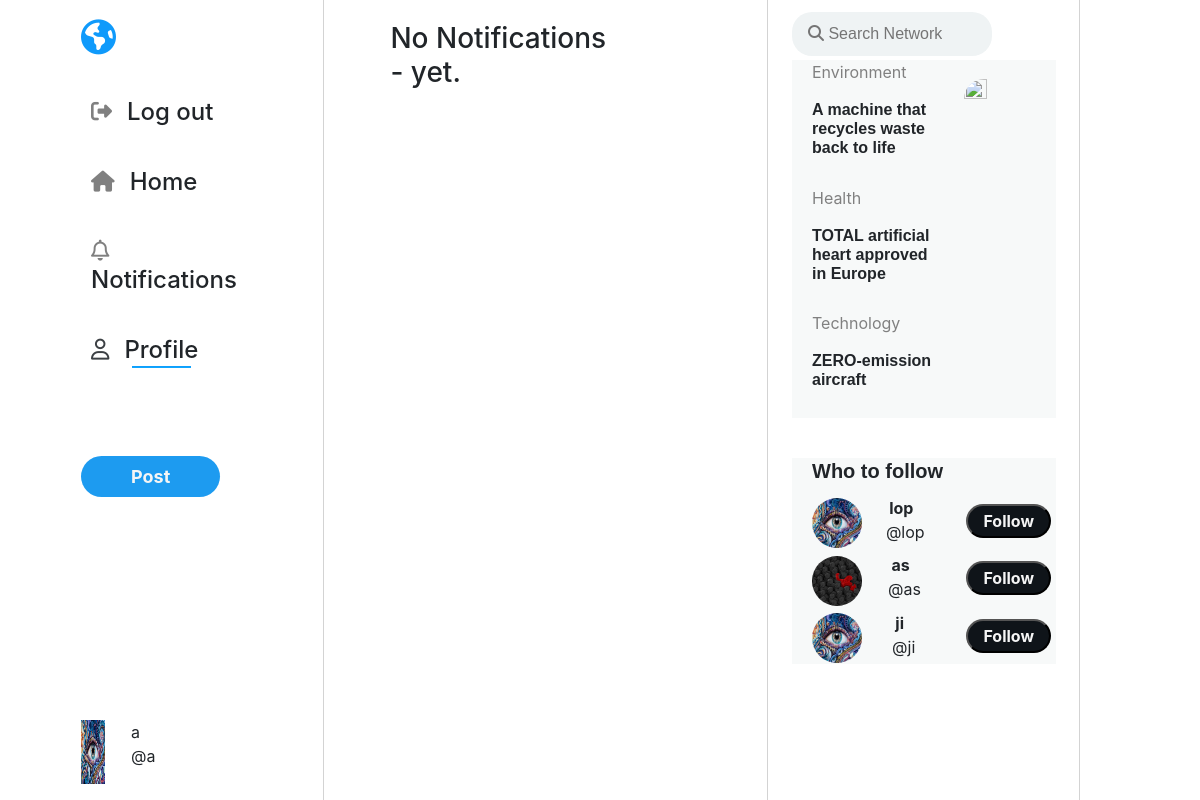
Page /notifications (signed in) on the committed database.
### network/models.py (models this page shows)
class User(AbstractUser):
    profile_image = models.ImageField(null=True, blank=True, upload_to="images/")
    cover_image = models.ImageField(null=True, blank=True, upload_to="cover/",default="cover/jaguar.jpg")
    bio = models.CharField(max_length=100, blank=True,default='Hello, im new!')

### network/views.py (the view)
# urls.py: path("notifications", views.notifications, name="notifications"),
def notifications(request):
    is_following = 0
    if request.user.is_authenticated:
        user = request.session['_auth_user_id']
        username = User.objects.get(id=user)
        followingList = Follower.objects.filter(follower=int(user))
        followersList = Follower.objects.filter(following=int(user))
        likes = Like.objects.filter(post=OuterRef('id'), user_id=user)
        posts = Post.objects.filter().order_by(
            '-post_date').annotate(current_like=Count(likes.values('id')))
        '''
        '''
        currentUser = Follower.objects.filter(follower_id=user)
        userFollowing = []
        for i in currentUser:
            userFollowing.append(i.following_id)
        userList=[]
        users = User.objects.all()
        for i in users:
            userList.append(i.id)
        followSuggestions = [x for x in userList if x not in userFollowing]
        suggestionList = []
        for i in followSuggestions:
            x = User.objects.get(id=i)
            suggestionList.append(x)
        for i in followSuggestions:
            is_following = Follower.objects.filter(follower=user, following=i).count()
    else:
        posts = Post.objects.order_by('-post_date').all()
    paginator = Paginator(posts, MAX_POSTS_PER_PAGE)
    page_number = request.GET.get('page')
    page_obj = paginator.get_page(page_number)
    return render(request, "network/test.html", {
        "username":username,
        'posts': page_obj,
        'form': NewPostForm(),
        'form_edit': NewEditPostForm(),
        "followingList": followingList,
        "followersList":followersList,
        'suggestionList': random.sample(suggestionList, 3),
        "is_following": is_following
    })

### network/views.py
class NewPostForm(forms.Form):
    post_text = forms.Field(widget=forms.Textarea(
        {'rows': '2','id':'textPost', 'maxlength': 160, 'class': 'form-control', 'placeholder': "What's on your mind?",'style': "resize:none;float:right;padding-top:20px;padding-left:70px;font-size:large;",}), label="New Post", required=True)

class NewEditPostForm(forms.Form):
    id_post_edit_text = forms.Field(widget=forms.Textarea(
        {'rows': '3', 'maxlength': 160, 'class': 'form-control', 'placeholder': "What's happening?", 'id': 'id_post_edit_text'}), label="New Post", required=True)

### network/templates/network/test.html
{% extends "network/layout.html" %}
{% load static %}
{% block body %}
<div class="mainA">
<div>
    {% for user in followersList %}
        <div class="profilePic">
            <img class="picture"  src="{{ user.follower.profile_image.url }}">
        </div>
    <div class="card">
        <div class="card-body">
            <p class="card-title"><a href="{% url 'profile' user.follower %}"><strong>{{user.follower}}</strong> started following you</a></p>
        </div>
    </div>
    {% empty %}
    <h3 style="margin:5% 0% 10% 15%;">No Notifications <br>- yet.</h3>
    {% endfor %}
</div>
</div>
{% endblock %}

### network/templates/network/layout.html (shortened to what this page needs)
{% load static %}
<!DOCTYPE html>
<html lang="en">
<head>
    <link rel="stylesheet" href="https://stackpath.bootstrapcdn.com/bootstrap/4.5.0/css/bootstrap.min.css"
>
    <link href="https://use.fontawesome.com/releases/v5.13.0/css/all.css" rel="stylesheet">
    <link href="{% static 'network/styles.css' %}" rel="stylesheet">
    <link href="{% static 'network/responsive.css' %}" rel="stylesheet">
</head>
<body>
    <div class="welcomeDiv">
         <div class="firstDiv">
    <article class="leftSide smallerWidth">
        {% if user.is_authenticated %}
                <i id="globe" class="fas fa-globe-americas show"></i>
            <h4><a class="nav-link" href="{% url 'logout' %}"><i class="show m fas fa-sign-out-alt fa-sm"></i><hide>Log out</hide></a></h4>
            <h4><a class="nav-link" href="{% url 'index' %}"><i  class="show m fas fa-home fa-sm"></i><hide>Home</hide></a></h4>
             <h4><a class="nav-link" href="{% url 'notifications' %}"><i  class="show m far fa-bell fa-sm" ></i><hide>Notifications</hide></a></h4>
             <h4 ><a class="nav-link" href="{% url 'profile' user.username %}"><i style="color:rgb(60,64,68);" class="show m far fa-user fa-sm"></i><span class="underline"><hide>Profile</hide></span></a></h4>
            <h4 ><a class="nav-link" href="{% url 'profile' user.username %}"></a></h4>
            <a class="postSide postButton" style="width:100%;height:100%;border-radius:40px;background-color:rgb(29,155,240);color:whitesmoke;padding:10px 50px;outline:none;font-weight:700;font-size:large;">Post</a>
            <div class="prof" style="margin-right:50px;position:fixed;bottom:2%;">
            <img class="prof" style="position: absolute;top: margin:40px" class="picture show" src="{{ username.profile_image.url }}">
            <span style="left:50px;position:relative;"><p>{{username.username}}<br>@{{username.username}}</p>
            </div>
        {% endif %}
    </article>
    </div>
        {% block body %}
        {% endblock %}
    <div class="rightDiv2 smallerWidth">
            <article class="searchArticle">
                <input type="text" class="inputS articleOneInput" placeholder="&#xF002; Search Network" >
            </article>
            <article class="articleTop">
            <article style="padding:0px 5px 20px 20px;position: relative;" >
                <a href="https://globalgoodness.ca/en/a-machine-that-recycles-waste-back-to-life/?gclid=EAIaIQobChMI_Lv_2dfP9QIVm_bjBx29dAkIEAAYASAAEgI04vD_BwE" target="_blank" rel="">
                <p class="articleTitle">Environment </p>
                <h5 class="articleInfo">A machine that recycles waste back to life</h5>
                <img class="articleImage" src="{% static 'network/news.jpg' %}">
                </a>
            </article>
            <article style="padding:0px 5px 20px 20px;position: relative;">
            <a href="https://globalgoodness.ca/en/total-artificial-hearts-approved-in-europe/?gclid=EAIaIQobChMI2crmtdjP9QIVfMiUCR0e7Ql0EAAYASAAEgIwJ_D_BwE" target="_blank" rel="">
                <p class="articleTitle">Health</p>
                <h5 class="articleInfo">TOTAL artificial heart approved in Europe</h5>
            </a>
            </article>
                <article style="padding:0px 5px 20px 20px;position: relative;">
                            <a href="https://globalgoodness.ca/en/zero-emission-aircraft/" target="_blank" rel="">
                <p class="articleTitle">Technology</p>
                <h5 class="articleInfo">ZERO-emission aircraft</h5>
                            </a>
            </article>
            {% if user.is_authenticated %}
             <article class="suggestion" style="padding:1px 5px 1px 20px;position: relative;border-top:40px solid white;">
                    <h5>Who to follow</h5>
                        {% for i in suggestionList %}
                    <div class="demo">
                        <span><img class="suggestionPic"  src="{{ i.profile_image.url }}"></span>
                        <span class="middle"><strong>{{i}}</strong><br> <p style="padding-left:8px;">@{{i}}</p></span>
                        <span>
                        {% if is_following > 0 %}
                            <butt on id="btnfollow" data-id="{{i.id}}" type="button"  style="background-color:rgb(15,20,25);float:right;color:whitesmoke;font-weight:bold;padding:3px 15px;border-radius:50px;">Following</button>
                            {% else %}
                            <button id="btnfollow" data-id="{{i.id}}" type="button"  style="background-color:rgb(15,20,25);float:right;color:whitesmoke;font-weight:bold;padding:3px 15px;border-radius:50px;">Follow</button>
                            {% endif %}
                        </span>
                    </div>
                        {% endfor %}
            </article>
            {% endif %}
        </article>
</div>
    </div>
</body>
</html>

### network/static/network/styles.css (style rules this page uses)
body { position:relative; }
h5 { font-weight: bold; }
.fa-globe-americas { font-size: 65px; color:rgb(15,154,251) ; margin-bottom: 30px; }
a { all: unset; }
#globe { font-size: 35px; color:rgb(15,154,251) ; margin-top: 20px; }
.welcomeDiv { overflow-x: hidden; width: 100vw; display: grid; grid-template-columns: 27% 37% 26%; grid-template-rows: 100vh; }
.welcomeDiv > div { border-right: 1px solid lightgray; }
.firstDiv { margin-left: 25%; border-right: 1px solid rgb(232,232,232); }
.rightDiv2 article { position: fixed; }
.rightDiv2 article article { background-color:rgb(247,249,249); }
.searchArticle { position: fixed; margin-left:2%; margin-top:1%; max-width: 22vw; border-radius:20px; }
.articleOneInput { border-radius:20px; font-family:Arial, FontAwesome; background-color:rgb(239,243,244); padding:10px 50px 10px 16px; border:hidden; }
a:link { text-decoration: none; }
.leftSide { position: fixed; align-content: left; width: 15%; height: 95%; }
.leftSide > h4 { margin-bottom: 15px; padding:5px 10px 5px 10px; }
.leftSide * { padding-left: 0; }
.inputS[type=text] { width: 200px; -webkit-transition: width .35s ease-in-out; transition: width .35s ease-in-out; }
.m { margin-right: 10px; padding-right:5px; color:gray; font-size:large; }
img { height: 100%; width: 100%; }
h5 { text-align: left; font-weight: bolder; font-family:Verdana, sans-serif; }
.articleTop { max-width: 22vw; height: 30vh; margin:5% 5% 0% 2%; border-radius: 20px; height:fit-content; }
.articleTitle { width:55%;color:gray; }
.articleInfo { width:55%; font-size:medium; }
.articleImage { width:30%; height:40%; position: absolute; top: 15%; right: 5%; border-radius:20px; }
.underline { background-image: linear-gradient(#0f9afb,#1af); background-position: bottom center; background-size: 80% 2px; background-repeat: no-repeat; padding-bottom: 4px; }
.postSide { outline:0; }
.mainA { border-right:1px solid lightgray; }
div.demo { display:table; width:100%; }
div.demo span { display:table-cell; }
div.demo .middle { display:inline-block; padding-top:5px; text-align:center; height: 10px; }
.suggestionPic { height: 50px; width: 50px; border-radius: 50%; margin-top:-20px; }

### network/static/network/responsive.css (style rules this page uses)
@media only screen and (min-width: 1005px) { body { width:100vw; } }

### rows in the picture
User: profile_image (picture), username "a"
User: profile_image (picture), username "lop"
User: profile_image (picture), username "as"
User: profile_image (picture), username "ji"
